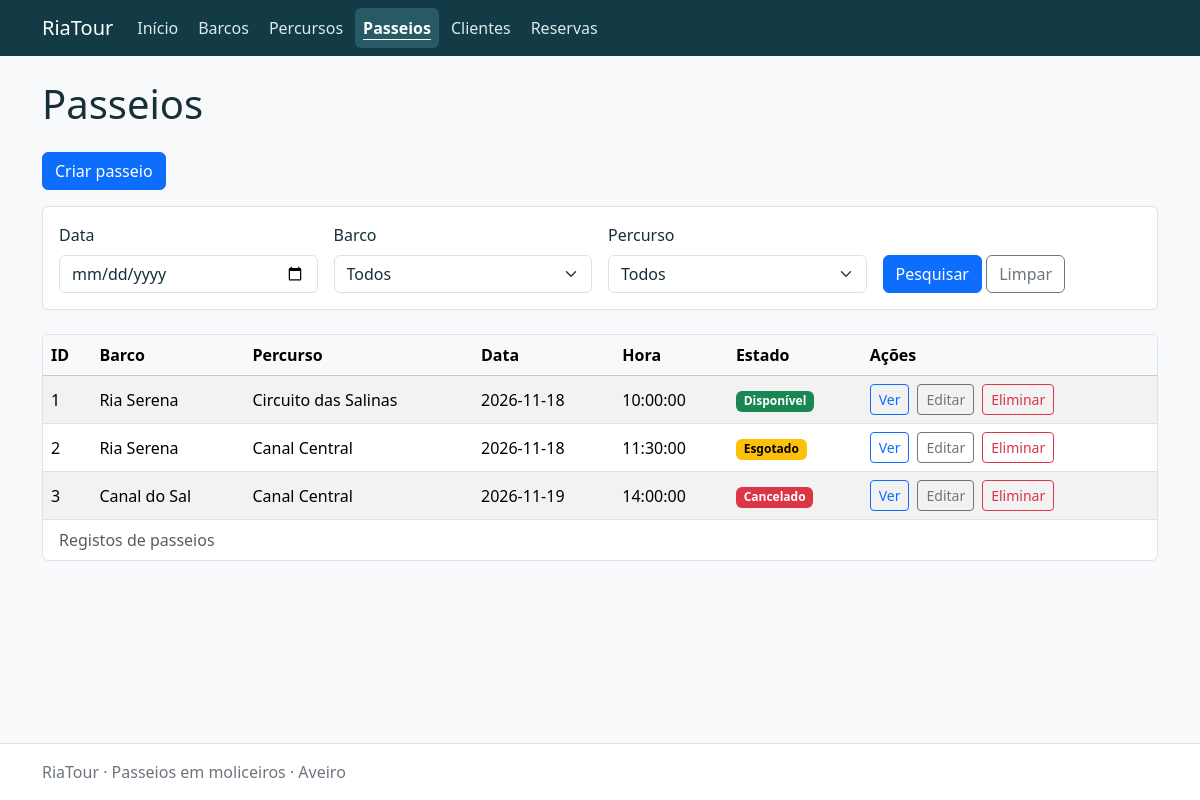
Screenshot of /trips/index.php with the database file from the repository.
### tables this page shows
CREATE TABLE trips (
    id INT UNSIGNED AUTO_INCREMENT PRIMARY KEY,
    boat_id INT UNSIGNED NOT NULL,
    route_id INT UNSIGNED NOT NULL,
    trip_date DATE NOT NULL,
    trip_time TIME NOT NULL,
    is_cancelled TINYINT UNSIGNED NOT NULL DEFAULT 0,
    CONSTRAINT chk_trips_time CHECK (trip_time BETWEEN '00:00:00' AND '23:59:59'),
    CONSTRAINT chk_trips_cancelled CHECK (is_cancelled IN (0, 1)),
    CONSTRAINT fk_trips_boat FOREIGN KEY (boat_id) REFERENCES boats (id) ON DELETE RESTRICT,
    CONSTRAINT fk_trips_route FOREIGN KEY (route_id) REFERENCES routes (id) ON DELETE RESTRICT
);

CREATE TABLE boats (
    id INT UNSIGNED AUTO_INCREMENT PRIMARY KEY,
    name VARCHAR(100) NOT NULL,
    capacity SMALLINT UNSIGNED NOT NULL,
    status VARCHAR(10) NOT NULL DEFAULT 'ativo',
    CONSTRAINT chk_boats_name CHECK (CHAR_LENGTH(TRIM(name)) > 0),
    CONSTRAINT chk_boats_capacity CHECK (capacity > 0),
    CONSTRAINT chk_boats_status CHECK (status IN ('ativo', 'inativo'))
);

CREATE TABLE routes (
    id INT UNSIGNED AUTO_INCREMENT PRIMARY KEY,
    name VARCHAR(100) NOT NULL,
    description TEXT NOT NULL,
    duration_minutes SMALLINT UNSIGNED NOT NULL,
    price_per_passenger DECIMAL(8,2) NOT NULL,
    CONSTRAINT chk_routes_name CHECK (CHAR_LENGTH(TRIM(name)) > 0),
    CONSTRAINT chk_routes_description CHECK (CHAR_LENGTH(TRIM(description)) > 0),
    CONSTRAINT chk_routes_duration CHECK (duration_minutes > 0),
    CONSTRAINT chk_routes_price CHECK (price_per_passenger > 0)
);

### app/config/local.php (called while the page is built)
<?php
return ['host'=>'127.0.0.1','port'=>3306,'database'=>'bdRiaTour_NomeConcorrente_C27','username'=>'root','password'=>'','base_url'=>''];

### app/bootstrap.php (called while the page is built, shortened)
<?php
$config = require __DIR__ . '/config/local.php';
require_once __DIR__ . '/helpers/functions.php';

### public/trips/index.php (the view, shortened to what this page needs)
<?php
require __DIR__ . '/../../app/bootstrap.php';
$section = 'trips';
$title = 'Passeios';
$sql = "SELECT t.id, b.name AS boat, r.name AS route, t.trip_date, t.trip_time, a.status FROM trips t JOIN boats b ON b.id=t.boat_id JOIN routes r ON r.id=t.route_id JOIN trip_availability a ON a.trip_id=t.id WHERE 1=1";
$parameters = [];
$trip_date = inputText($_GET, 'trip_date');
try {
    $rows = fetchAll($sql . ' ORDER BY t.id', $parameters);
} catch (PDOException $exception) {
    error_log($exception->getMessage());
    pageError(503, 'Não foi possível consultar os registos.');
}
$columns = ['id' => 'ID', 'boat' => 'Barco', 'route' => 'Percurso', 'trip_date' => 'Data', 'trip_time' => 'Hora', 'status' => 'Estado'];
require __DIR__ . '/../../app/views/header.php';
?>
<a class="btn btn-primary mb-3" href="<?= e(url('trips/form.php')) ?>">Criar passeio</a>
<form method="get" class="riatour-filters bg-white border rounded p-3 mb-4" role="search" aria-label="Filtrar registos">
<div><label class="form-label" for="trip_date">Data</label>
<input class="form-control" id="trip_date" name="trip_date" type="date"   value="<?= e($trip_date) ?>" ></div>
<div><label class="form-label" for="boat_id">Barco</label>
<select class="form-select" id="boat_id" name="boat_id" ><option value="">Todos</option></select></div>
<div><label class="form-label" for="route_id">Percurso</label>
<select class="form-select" id="route_id" name="route_id" ><option value="">Todos</option></select></div>
<div><button type="submit" class="btn btn-primary">Pesquisar</button> <a class="btn btn-outline-secondary" href="<?= e(url('trips/')) ?>">Limpar</a></div>
</form>
<?php if (!$rows): ?><p class="alert alert-info">Não foram encontrados registos.</p>
<?php else: require __DIR__ . '/../../app/views/crud-table.php'; endif; ?>
<?php require __DIR__ . '/../../app/views/footer.php'; ?>

### app/views/crud-table.php
<div class="table-responsive bg-white border rounded" tabindex="0" role="region" aria-label="Tabela de <?= e(mb_strtolower($title)) ?>">
<table class="table table-striped table-hover align-middle mb-0 riatour-table">
    <caption class="px-3">Registos de <?= e(mb_strtolower($title)) ?></caption>
    <thead class="table-light"><tr><?php foreach ($columns as $label): ?><th scope="col"><?= e($label) ?></th><?php endforeach; ?><th scope="col">Ações</th></tr></thead>
    <tbody>
    <?php foreach ($rows as $row): ?>
        <tr><?php foreach ($columns as $field => $label): ?>
            <td><?= $field === 'status' ? statusBadge($row[$field]) : e($row[$field]) ?></td>
        <?php endforeach; ?>
            <td><div class="d-flex flex-wrap gap-2">
                <a class="btn btn-sm btn-outline-primary" href="<?= e(url($section . '/view.php?id=' . $row['id'])) ?>">Ver</a>
                <a class="btn btn-sm btn-outline-secondary" href="<?= e(url($section . '/form.php?id=' . $row['id'])) ?>">Editar</a>
                <a class="btn btn-sm btn-outline-danger" href="<?= e(url($section . '/delete.php?id=' . $row['id'])) ?>">Eliminar</a>
            </div></td>
        </tr>
    <?php endforeach; ?>
    </tbody>
</table>
</div>

### app/helpers/functions.php (shortened to what this page needs)
<?php
function e($value): string
{
    return htmlspecialchars((string) $value, ENT_QUOTES | ENT_SUBSTITUTE, 'UTF-8');
}
function url(string $path = ''): string
{
    global $config;
    return rtrim($config['base_url'], '/') . '/' . ltrim($path, '/');
}
function database(): PDO
{
    global $config;
    static $connection = null;
    if ($connection === null) {
        $connection = new PDO(
            "mysql:host={$config['host']};port={$config['port']};dbname={$config['database']};charset=utf8mb4",
            $config['username'],
            $config['password'],
            [
                PDO::ATTR_ERRMODE => PDO::ERRMODE_EXCEPTION,
                PDO::ATTR_DEFAULT_FETCH_MODE => PDO::FETCH_ASSOC,
                PDO::ATTR_EMULATE_PREPARES => false,
            ]
        );
    }
    return $connection;
}
function fetchAll(string $sql, array $parameters = []): array
{
    $statement = database()->prepare($sql);
    $statement->execute($parameters);
    return $statement->fetchAll();
}
function inputText(array $input, string $key): string
{
    return isset($input[$key]) && is_string($input[$key]) ? trim($input[$key]) : '';
}
function statusBadge(string $status): string
{
    $colour = match ($status) {
        'ativo', 'disponível', 'confirmada' => 'success',
        'pendente', 'esgotado' => 'warning',
        'cancelada', 'cancelado' => 'danger',
        default => 'secondary',
    };
    return '<span class="badge text-bg-' . $colour . '">' . e(mb_convert_case($status, MB_CASE_TITLE, 'UTF-8')) . '</span>';
}

### public/assets/riatour.css (style rules this page uses)
:root { --bs-body-color: #172f37; }
.riatour-table th { white-space: nowrap; }
.riatour-table td { min-width: 5rem; overflow-wrap: anywhere; }
.riatour-table td:first-child { min-width: auto; }
.riatour-table td:last-child { min-width: 13rem; }
.riatour-filters { display: grid; grid-template-columns: repeat(auto-fit, minmax(min(100%, 13rem), 1fr)); align-items: end; gap: 1rem; }

### rows the page displays
trips: id "1", boat.name "Ria Serena", route.name "Circuito das Salinas", trip_date "2026-11-18", trip_time "10:00:00", status "Disponível"
trips: id "2", boat.name "Ria Serena", route.name "Canal Central", trip_date "2026-11-18", trip_time "11:30:00", status "Esgotado"
trips: id "3", boat.name "Canal do Sal", route.name "Canal Central", trip_date "2026-11-19", trip_time "14:00:00", status "Cancelado"

### other values shown
$label "Barcos"
$label "Percursos"
$label "Passeios"
$label "Clientes"
$label "Reservas"
$title "Passeios"
mb_strtolower($title) "passeios"
$label "ID"
$label "Barco"
$label "Percurso"
$label "Data"
$label "Hora"
$label "Estado"
